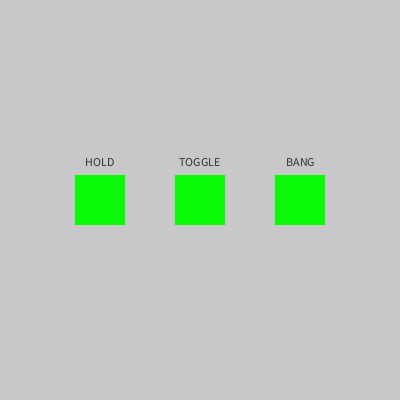
Frame 1 (no input)
Frame 60 (the mouse pressed at the canvas centre just before this capture): identical to frame 1, image omitted
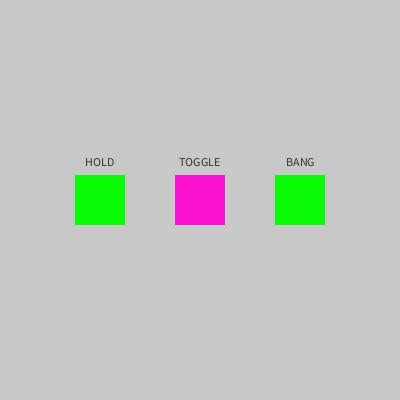
Frame 120 (the mouse held since frame 60 and released just before this capture)

The Processing sketch that drew these frames (run headless with seeded random() and noise(); from frame 60 on, the mouse is pressed at the canvas centre):

// Processing sketch: processing_51013
// ── processing_51013.pde

int x1;
int y1;
int w1;
int h1;
int state1;
 
int x2;
int y2;
int w2;
int h2;
int state2;
 
int x3;
int y3;
int w3;
int h3;
int state3;
int timeout3;
 
 
void setup() {
  size(400,400);

  textAlign(CENTER,TOP);
   
  // HOLD BUTTON
  x1 = width/4-25;
  y1 = height/2-25;
  w1 = 50;
  h1 = 50;
  state1 = 0;
   
  // TOGGLE BUTTON
  x2 = width/4*2-25;
  y2 = height/2-25;
  w2 = 50;
  h2 = 50;
  state2 = 0;
   
  // BANG BUTTON
  x3 = width/4*3-25;
  y3 = height/2-25;
  w3 = 50;
  h3 = 50;
  state2 = 0;
   
  noStroke();
}
 
void draw() {
   
  background(200);
   
  // HOLD BUTTON
  fill(50);
  text("HOLD",x1+w1/2,y1-18);
   
  if ( state1 == 1 ) {
     fill(250,18,208);
  } else {
     fill(10,250,8);
  }
  rect(x1,y1,w1,h1);
   
  // TOGGLE BUTTON
  fill(50);
  text("TOGGLE",x2+w2/2,y2-18);
   
  if ( state2 == 1 ) {
    fill(250,18,208);
  } else {
    fill(10,250,8);
  }
  rect(x2,y2,w2,h2);
   
   // BANG BUTTON
   fill(50);
   text("BANG",x3+w3/2,y3-18);
    
   if ( state3 == 1 && millis()>timeout3+350 ) {
    state3 = 0;
   }
    
   if ( state3 == 1 ) {
    fill(250,18,208);
  } else {
    fill(10,250,8);
  }
  rect(x3,y3,w3,h3);
   
}
 
void mousePressed() {
   
  if ( mouseX>x1 && mouseX<x1+w1 && mouseY>y1 && mouseY<y1+h1 ) {
     state1 = 1;
  }
     
  if ( mouseX>x2 && mouseX<x2+w2 && mouseY>y2 && mouseY<y2+h2 ) {
     if ( state2 == 0 ) {
      state2 = 1;
     } else {
       state2 = 0;
     }
  }
   
   if ( mouseX>x3 && mouseX<x3+w3 && mouseY>y3 && mouseY<y3+h3 ) {
     state3 = 1;
     timeout3 = millis();
  }
   
}
 
void mouseReleased() {
  state1 = 0;
}
